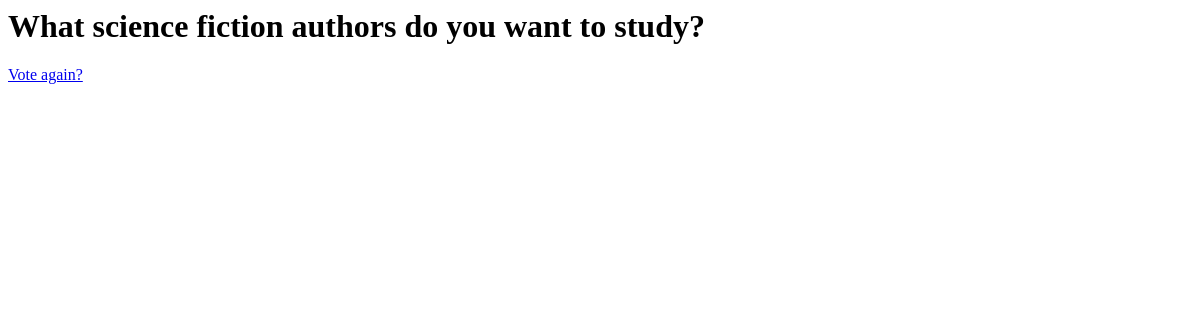
The app's page /topics/1/results/, older data.
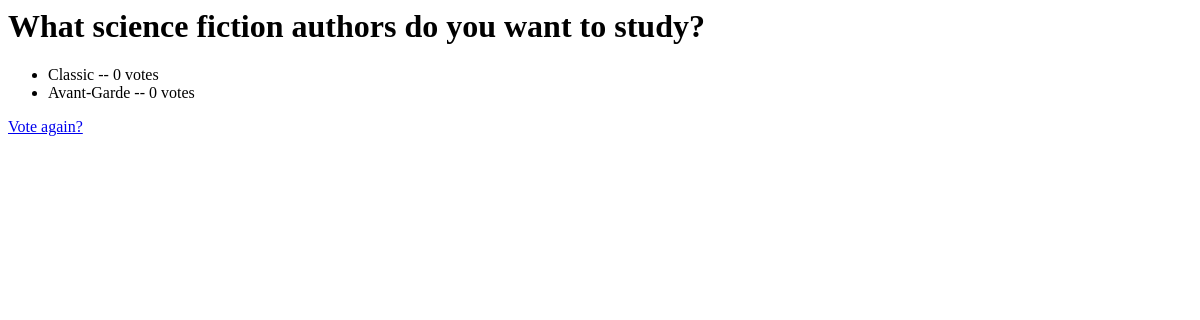
The same page, newer data.
### topics/models.py (models this page shows)
class Choice(models.Model):
    question = models.ForeignKey(Question, on_delete=models.CASCADE)
    choice_text = models.CharField(max_length=200)
    votes = models.IntegerField(default=0)

### topics/views.py (the view)
# urls.py: path('<int:pk>/results/', views.ResultsView.as_view(), name='results'),
class ResultsView(generic.DetailView):
    model = Question
    template_name = 'topics/results.html'

### topics/templates/topics/results.html
<h1>{{ question.question_text }}</h1>
<ul>
{% for choice in question.choice_set.all %}
    <li>{{ choice.choice_text }} -- {{ choice.votes }} vote{{ choice.votes|pluralize }}</li>
{% endfor %}
</ul>
<a href="{% url 'topics:detail' question.id %}">Vote again?</a>

Row changes from the older to the newer data that the page shows:
added Choice: choice_text "Classic", votes "0"
added Choice: choice_text "Avant-Garde", votes "0"
